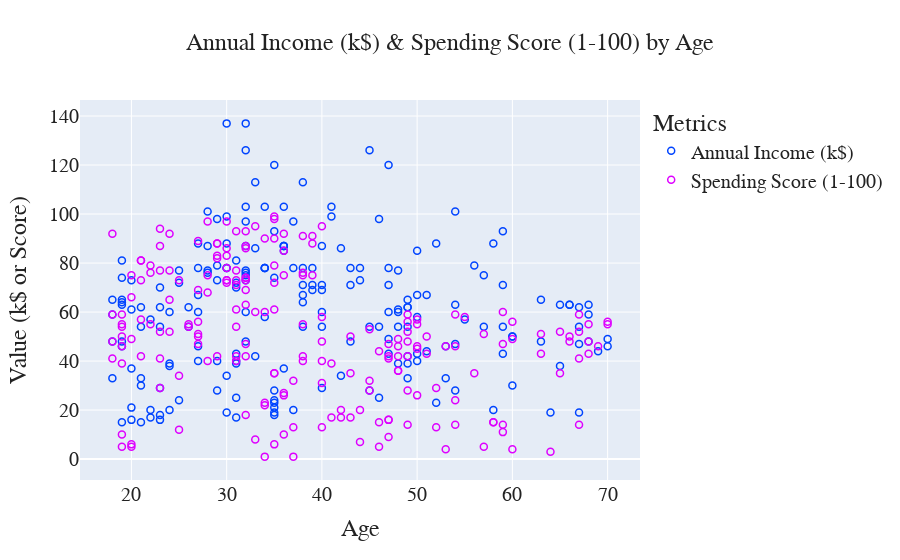

Notebook code cell kept with this figure:
### Code cell
# Create a scatter plot with enhanced styling
fig = px.scatter(
    data,
    x="Age",
    y=["Annual Income (k$)", "Spending Score (1-100)"],
    color="variable",
    color_discrete_sequence=["#0044FF", "#DE00FF"],
    title="Annual Income (k$) & Spending Score (1-100) by Age"
)

# Update layout for improved readability and aesthetics
fig.update_layout(
    font=dict(family="PT Sans", size=20, color="#222222"),
    title=dict(
        text="Annual Income (k$) & Spending Score (1-100) by Age",
        font=dict(size=24),
        x=0.5  # Center-align the title
    ),
    xaxis_title="Age",
    yaxis_title="Value (k$ or Score)",
    legend_title_text="Metrics"
)

# Update trace properties for better marker styling
fig.update_traces(
    marker=dict(
        size=7,
        symbol="circle-open",
        line=dict(width=1.5, color="#FFFFFF")
    )
)

# Display the plot
fig.show()

### Figure 1 — Plotly figure (JSON) as saved in the notebook; plotly's stock layout.template omitted (floating-point values rounded to 4 significant figures; data arrays with more than 128 entries replaced by an {"elided": "..."} marker saying what was removed)
{"data": [{"hovertemplate": "variable=Annual Income (k$)<br>Age=%{x}<br>value=%{y}<extra></extra>", "legendgroup": "Annual Income (k$)", "marker": {"color": "#0044FF", "line": {"color": "#FFFFFF", "width": 1.5}, "size": 7, "symbol": "circle-open"}, "mode": "markers", "name": "Annual Income (k$)", "orientation": "v", "showlegend": true, "type": "scatter", "x": {"elided": "200 int values"}, "xaxis": "x", "y": {"elided": "200 int values"}, "yaxis": "y"}, {"hovertemplate": "variable=Spending Score (1-100)<br>Age=%{x}<br>value=%{y}<extra></extra>", "legendgroup": "Spending Score (1-100)", "marker": {"color": "#DE00FF", "line": {"color": "#FFFFFF", "width": 1.5}, "size": 7, "symbol": "circle-open"}, "mode": "markers", "name": "Spending Score (1-100)", "orientation": "v", "showlegend": true, "type": "scatter", "x": {"elided": "200 int values"}, "xaxis": "x", "y": {"elided": "200 int values"}, "yaxis": "y"}], "layout": {"autosize": true, "font": {"color": "#222222", "family": "PT Sans", "size": 20}, "legend": {"title": {"text": "Metrics"}, "tracegroupgap": 0}, "title": {"font": {"size": 24}, "text": "Annual Income (k$) & Spending Score (1-100) by Age", "x": 0.5}, "xaxis": {"anchor": "y", "autorange": true, "domain": [0, 1], "range": [14.74, 73.26], "title": {"text": "Age"}, "type": "linear"}, "yaxis": {"anchor": "x", "autorange": true, "domain": [0, 1], "range": [-10.87, 148.9], "title": {"text": "Value (k$ or Score)"}, "type": "linear"}}}
